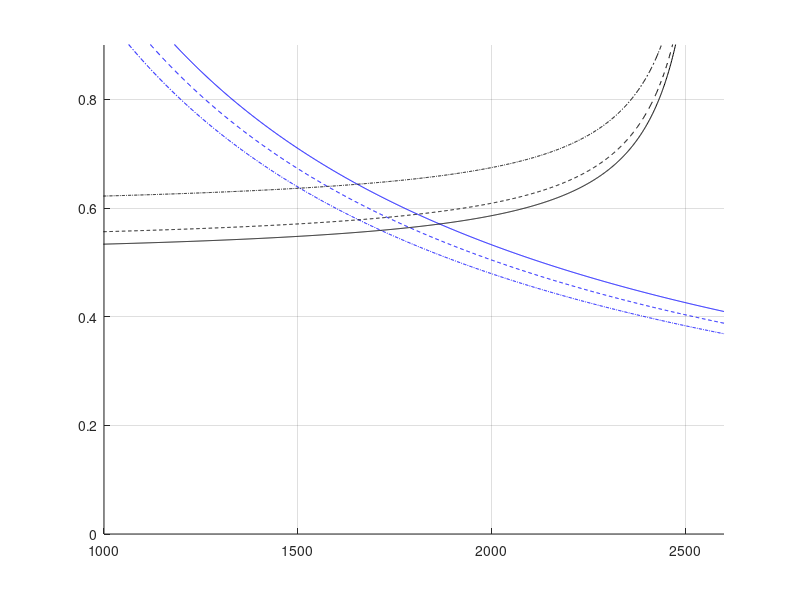

Reproduce this figure in MATLAB. (Note: this script raises an error after producing the figure.)
% Visualisierung Start und Landeanforderung
clc
clear all
close all


%% Ausfuerung des Programms
% load Ergebnisse_Endwerte_Iteration_V1.mat
%  Berechnung_PS6_Startschub_Landeanforderung(Endwerte_Iteration,1);

%% Laden der Dateien
load Ergebnisse_Start_Landeanforderungen.mat

%% Visualisierung


hold on
plot(startschub.s1 ,startschub.S0_GTo_To(1,:),'b', ...
     startschub.s1 ,startschub.S0_GTo_To(2,:),'--b', ... 
     startschub.s1 ,startschub.S0_GTo_To(3,:),'-.b')  %,s1 ,S0_GTo_To(4,:),'b',s1 ,S0_GTo_To(5,:),'-.b',s1 ,S0_GTo_To(6,:),'--b'); % c_A_max

plot(startschub.s1, startschub.S0_GTo_CL(1,:),'-.k', ...
     startschub.s1, startschub.S0_GTo_CL(2,:),'--k', ...
     startschub.s1, startschub.S0_GTo_CL(3,:),'k')  %s1, S0_GTo_CL(4,:),'--k',s1, S0_GTo_CL(5,:),'-.k'); % Eta
grid on
xlim([1000 2600])
ylim([0 0.9])

% plot fuer Schnittpunkte der Graphen mit InterX
intersections_1 = InterX([startschub.s1; startschub.S0_GTo_To(1,:)],[startschub.s1; startschub.S0_GTo_CL(3,:)]);
intersections_2 = InterX([startschub.s1; startschub.S0_GTo_To(2,:)],[startschub.s1; startschub.S0_GTo_CL(2,:)]);
intersections_3 = InterX([startschub.s1; startschub.S0_GTo_To(3,:)],[startschub.s1; startschub.S0_GTo_CL(1,:)]);

plot(intersections_1(1,:), intersections_1(2,:),'or',...
    intersections_2(1,:), intersections_2(2,:),'or',...
    intersections_3(1,:), intersections_3(2,:),'or')


%plot(s1, S0_GTo_CL(1,:),s1, S0_GTo_CL(2,:),s1, S0_GTo_CL(3,:),s1, S0_GTo_CL(4,:),s1, S0_GTo_CL(5,:))

% plot(s1, S0_GTo_CR(1,1), s1, S0_GTo_CR(2,1),s1, S0_GTo_CR(3,1),s1, S0_GTo_CR(4,1))

% X(1,1) = 0;
% X(2,1) = 2800;
% Y(1,1) = S0_GTo_CR(1,1);
% Y(2,1) = S0_GTo_CR(1,1);
% Y2(1,1) = S0_GTo_CR(2,1);
% Y2(2,1) = S0_GTo_CR(2,1);
% Y3(1,1) = S0_GTo_CR(3,1);
% Y3(2,1) = S0_GTo_CR(3,1); 
% Y4(1,1) = S0_GTo_CR(4,1);
% Y4(2,1) = S0_GTo_CR(4,1);
% 
plot([0 2800],[schub_CR.S0_GTo_CR schub_CR.S0_GTo_CR],'--r')%,X,Y2,'--r',X,Y3, X,Y4);
%plot(1656,0.38877,'ored')
% Variabele Legende

C_A_string_1 = sprintf('C_A %.1f',startschub.c_A_max(1,1));
C_A_string_2 = sprintf('C_A %.1f',startschub.c_A_max(2,1));
C_A_string_3 = sprintf('C_A %.1f',startschub.c_A_max(3,1));

ETA_string_1 = sprintf('Eps %.1f', startschub.Eta_To_inv(1,1));
ETA_string_2 = sprintf('Eps %.1f', startschub.Eta_To_inv(2,1));
ETA_string_3 = sprintf('Eps %.1f', startschub.Eta_To_inv(3,1));

legend(C_A_string_1, C_A_string_2, C_A_string_3,...
    ETA_string_1 , ETA_string_2, ETA_string_3,...
    '','','', 'Schub-Gewichtsverhältnis CR','FontSize',18); %, 'Designpunkt')
xlabel('Startstrecke in m','FontSize',16);
ylabel('Schub-Gewichtsverhältnis','FontSize',16);
title('Thrustmatching','FontSize',20);


